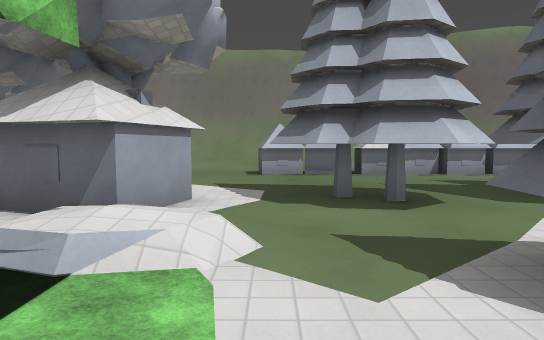
view 1 (above)

13 first-person views from a walk through a level from a Godot 3-D game. The camera is 1.3 m above the floor, tilts 4° down and sees 75° across. The floor is counted in squares, 2 m on a side. Each view is taken from the middle of a square. On the plan, view 1 faces up. The plan holds only what a view shows up to about 10 squares ahead; the rest is blank. The place goes on beyond the plan. Surface patterns are stand-ins for the level's own textures.

view 2
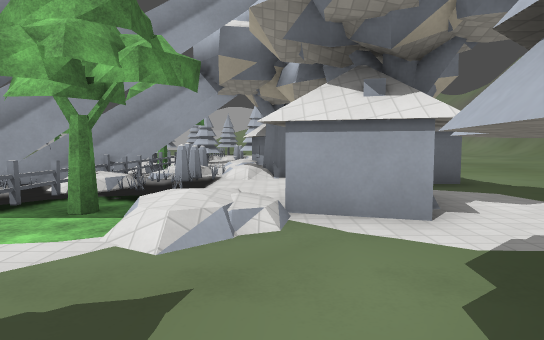

view 3
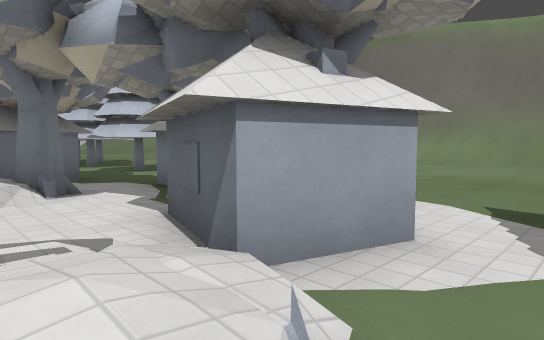

view 4
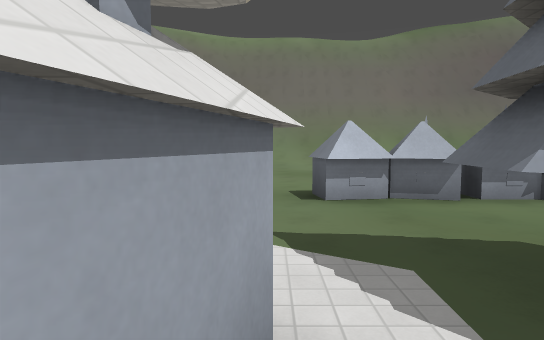

view 5
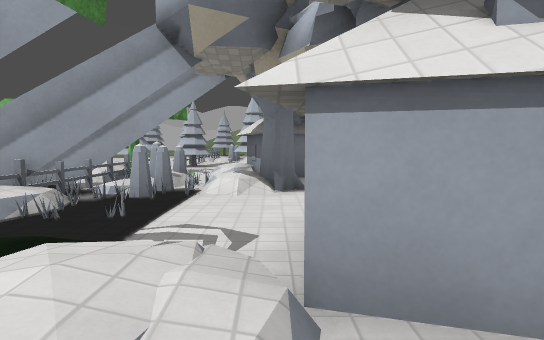

view 6
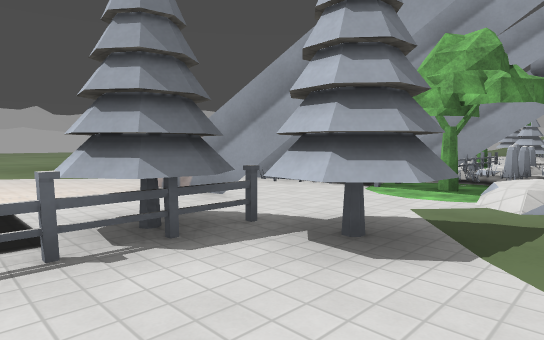

view 7
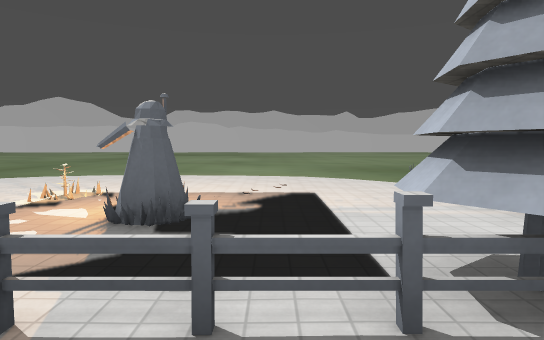

view 8
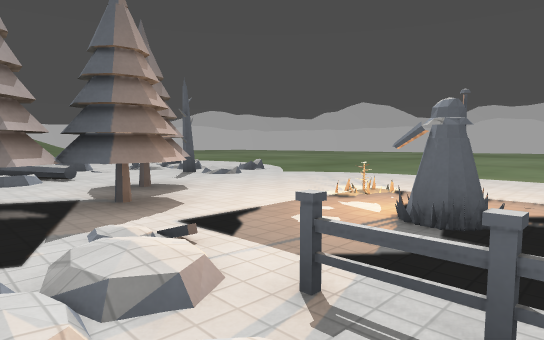

view 9
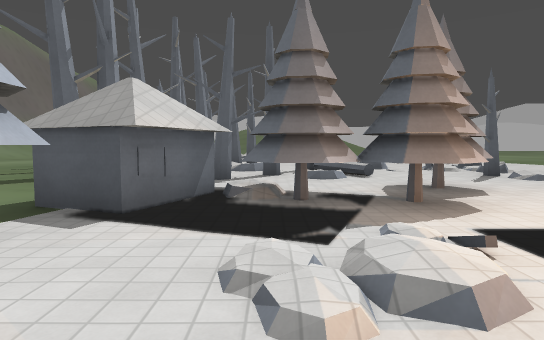

view 10
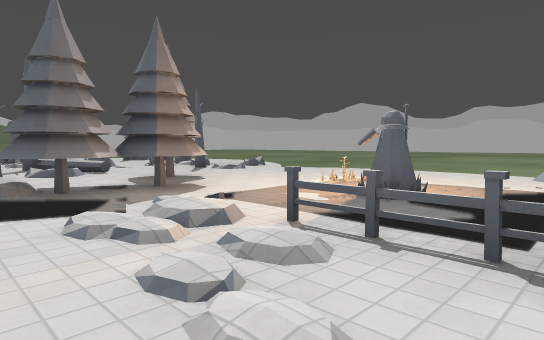

view 11
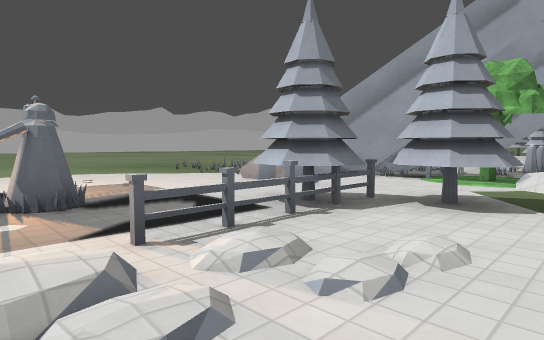

view 12
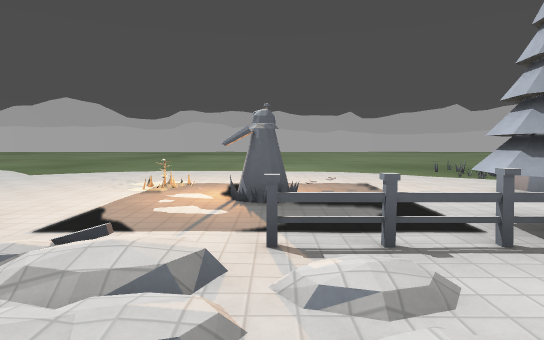

view 13
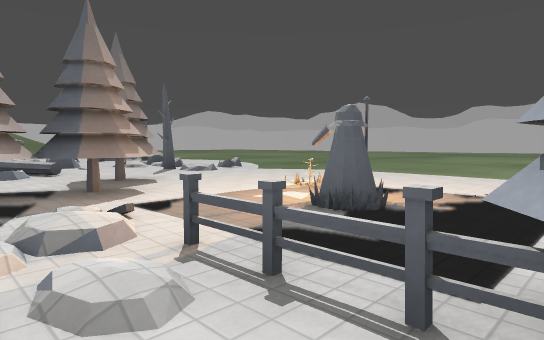

### Floor plan
Key: @ floor where view 1 was taken; # wall or solid block; x gap in a wall; . main floor; : floor 0.25 m higher than the main floor; / step, stairs or slope; = window, fence, low wall or low ledge; ^ raised ledge; T thing the floor can be seen under or through; R tree; I ring; O other object.
Columns run from 10 left of view 1 to 14 right of it. Each row starts with its distance up from view 1.
 13        ....
 12       .....
 11       .....
 10   ..   ....
  9   .... ...##^  #
  8    .......##^####     .
  7     ...........     ...
  6 ###.  #........    ..
  5  #...# ...TT T    ..
  4    #.. ###TTTT  ###
  3   ## #.##/....... ##.#
  2   ######R#/##.///.TT..x.
  1     ####RR.####x:.TT.:##
  0   R#######@###=...T  .=.
 -1   RR######.# ..#...TT...=
 -2          #x#....I......
 -3  OO        .....I....//
 -4   O        =........./
 -5           =........../
 -6           ==...........
 -7           .............
 -8            ...........
 -9               ....
-10                ..

Positions as (right, up) in squares from view 1, and headings:
1: (0, 0), facing up
2: (2, 3), facing left
3: (0, 2), facing up-left
4: (-1, 3), facing up
5: (0, 3), facing left
6: (4, 3), facing down-left
7: (4, 2), facing down
8: (4, 2), facing down-right
9: (4, 2), facing right
10: (3, 3), facing down-right
11: (6, 3), facing down-left
12: (5, 3), facing down
13: (3, 2), facing down-right
